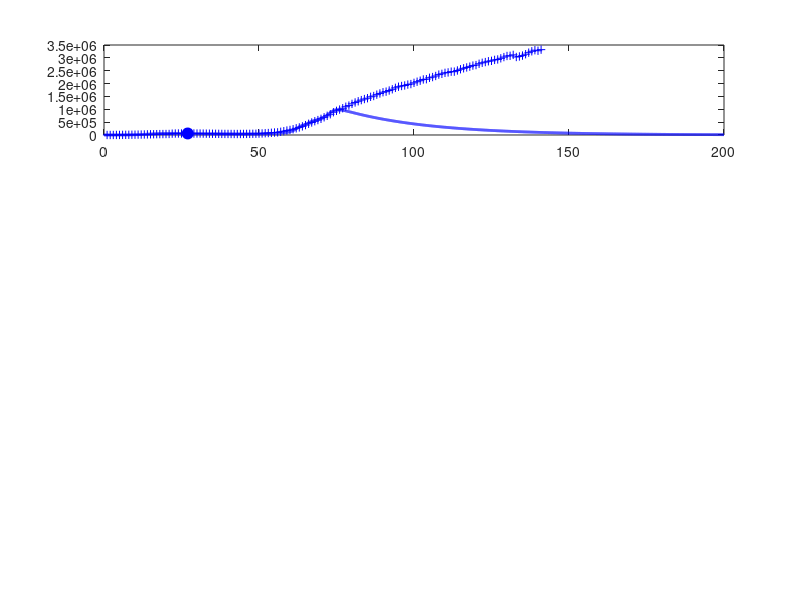

Recreate this plot in MATLAB. (Note: this script raises an error after producing the figure.)
% svr19.m

% Revised:  2020 03 25

% Mathemtatical model for the spread of the covid19 virus
% Model for GLOBAL spread of virus
% Model for CHINA spread of virus: download svr19CHINA.m
% Data from https://www.worldometers.info/coronavirus/
% Date file:  covid19.mat  variable covid19
% Model specified by the variables in the INPUT SECTION of the Script

% DOING PHYSICS WITH MATLAB: 
%   https://d-arora.github.io/Doing-Physics-With-Matlab/
% Documentation
%   http://www.physics.usyd.edu.au/teach_res/mp/doc/sird19E.htm
% Download Scripts
%   http://www.physics.usyd.edu.au/teach_res/mp/mscripts/

% Ian Cooper
% email: matlabvisualphysics@gmail.com
% Matlab 2019b

% Populations: Data d / Model
% Susceptible individuals:  Sd  S
% Active infections (currently infected);  Id  I
% Recovered:  Rd  R
% Dead:  Dd  D

close all
clear
clc

global Imax Rmax Dmax ITmax Smax

load('covid19.mat')

% save covid19.mat covid19

% DATA: variable covid19
% Col 1: World   Id   Currently Infected Cases
% Col 2: World   Rd   Recovered
% Col 3: World   Dd   Deaths

% Data for China with Script svr19CHINA.m
% Col 4: China   Total infected cases
% Col 5: China   Currently Infected Cases
% Col 6: China   Deaths
% Col 7: USA     Total infected cases
% Col 8: USA     Currently infected cases
% Col 9: USA     Deaths
% Col 10: AUST     Total infected cases
% Col 11: AUST     Currently infected cases
% Col 12: AUST     Deaths
% Col 13: IND     Total infected cases
% Col 14: IND     Currently infected cases
% Col 15: IND     Deaths


% Model: number of time steps 
  num = 5000;

% *********************************************************************  
% INPUTS: Model Parameters
% ********************************************************************* 

% Maximum number of days for model   [200]
  tMax = 200;
% Initial number of infections   [0.004] 
  I = zeros(num,1);
  I(1) = 0.004;
% Adjustible model parameters  
% S --> I  [0.38] 
  a = 0.39;
% I --> R  [0.036]
  b = 0.030;
% I --> D  [0.0025]
  d = 0.0057;
  

% *********************************************************************  
% SETUP
% ********************************************************************* 
  
% DATA: Id Rd Dd / Number of data days for COVID19  
  Ndays = find(covid19 == 0,1) - 1;  
  Id  = covid19(1:Ndays,1);
  Rd = covid19(1:Ndays,2);
  Dd    = covid19(1:Ndays,3);

% Model: S  D  R  
  S = zeros(num,1);
  D = zeros(num,1);
  R = zeros(num,1);
  
% Model: Initial values for populations
  S(1) = 1;
  D(1) = 0;
  R(1) = 0;   
  
% TIME [days]
  t = linspace(0,tMax,num)';
  dt = t(2) - t(1);

% SURGE FACTORS
  s = zeros(num,1);
  for n = 1:num-1
    if t(n) > 30; s(n) = 0.33; end
    if t(n) > 58; s(n) = 0.85; end 
    if t(n) > 64; s(n) = 1.90; end   
    if t(n) > 68; s(n) = 2.80; end 
    if t(n) > 71; s(n) = 3.50; end  
    if t(n) > 80; s(n) = 0.00; end  
  end  
  

% *********************************************************************  
% MODEL: Time Evolution
% ********************************************************************* 
 
for n = 1:num-1
  dS = -a*S(n)*I(n)*dt;
  dI = -dS;
  I(n+1) = I(n) + dI;
  dR = b*I(n)*dt;
  dD = d*I(n)*dt;
  surge = s(n)*S(n)*dt;
  R(n+1) = R(n)+ dR;
  D(n+1) = D(n) + dD;
  S(n+1) = S(n) + dS + surge;
  I(n+1) = I(n+1) - dR - dD;
end

% Scaling I, R and D values at day specified by t_index 
%   I(27) = Id(27)
  t_index = 27;
  index = find(t > t_index,1);
  f = Id(t_index)./ I(index);

% Scale populations
  I = f.*I;
  R = f.*R;
  D = f*D;
  
  Imax = max(I);
  Rmax = max(R);
  Dmax = max(D);
  Smax = max(S);
  
% Model: total population that has been infected;  
  Itot = I + R + D;
  ITmax = max(Itot);
  
% Data
  Idtot = Id + Rd + Dd;
  Idmax = max(Id);
  Rdmax = max(Rd);
  Ddmax = max(Dd);
  ITdmax = max(Idtot);
  
% Percentages: model
  pI = 100*I(end) / Itot(end);
  pR = 100*R(end) / Itot(end);
  pD = 100*D(end) / Itot(end);
  
% Percentages: Data
  pId = 100*Id(end) / Idtot(end);
  pRd = 100*Rd(end) / Idtot(end);
  pDd = 100*Dd(end) / Idtot(end);

  
  
% *********************************************************************  
% GRAPHICS
% ********************************************************************* 

figure(1)
  set(gcf,'units','normalized');
  set(gcf,'position',[0.02 0.05 0.3 0.75]);
  set(gcf,'color','w');

subplot(4,1,1)  % INFECTIONS
    xP = 1: Ndays;
    yP = Id;
    plot(xP,yP,'b+')   
    hold on
    
    xP = t_index; yP = Id(t_index);
    plot(xP,yP,'bo','markerfacecolor','b','markersize',8)
    
    xP = t; yP = I;
    plot(xP,yP,'b','linewidth',2)
   
    plotMonths(1)
    
    grid on
    title('Active Infections  I')
    ylabel('I','FontName','Times New Roman')  
    set(gca,'fontsize',12)
  
    
subplot(4,1,2)   % RECOVERIES
    xP = 1: Ndays;
    yP = Rd; 
    plot(xP,yP,'k+')
    hold on
 
    xP = t_index; yP = Rd(t_index);
    plot(xP,yP,'ko','markerfacecolor','k','markersize',8)
    
    xP = t; yP = R;
    plot(xP,yP,'k','linewidth',2)
    
    plotMonths(2)
    
    grid on

    ylabel('R')
    title('Recoveries  R')
    set(gca,'fontsize',12)
   
 
 subplot(4,1,3)    % DEATHS
    xP = 1: Ndays;
    yP = Dd; 
    plot(xP,yP,'r+')
    hold on
 
    xP = t_index; yP = Dd(t_index);
    plot(xP,yP,'ro','markerfacecolor','r','markersize',8)
    
    xP = t; yP = D;
    plot(xP,yP,'r','linewidth',2)
    
    plotMonths(3)
    grid on
    
    ylabel('D')
    title('Deaths  D')
    set(gca,'fontsize',12) 
    
    
 subplot(4,1,4)   % Total infections
 
    th = 5;
    k = log(2)/th;
    v0 = 177400/exp(k*60);
    v = v0.*exp(k*t);
  %  v(v > ITmax) = ITmax;
    
    xP = t(1:2500);
    yP = v(1:2500);
    plot(xP,yP,'r','linewidth',1.2)
   
    hold on
    xP = 1: Ndays;
    yP = Idtot; 
    plot(xP,yP,'b+')
    hold on
    xP = t; yP = Itot;
    plot(xP,yP,'b','linewidth',2)
    
    plotMonths(4)
    
    ylim([0 1.2*ITmax])
    grid on
    xlabel('days elapsed')
    ylabel('I_{tot}','FontName','Times New Roman')
    title('Total Infections I_{tot}');
    set(gca,'fontsize',12) 
    
    
    
figure(2)
   set(gcf,'units','normalized');
   set(gcf,'position',[0.60 0.05 0.25 0.25]);
   set(gcf,'color','w');

   fig = figure(2);
   left_color = [0 0 0];
   right_color = [1 0 1];
   set(fig,'defaultAxesColorOrder',[left_color; right_color]);
   
    plotMonths(5)   
        
    yyaxis left
    xP = t; yP = S;
    plot(xP,yP,'k','linewidth',2)
    grid on
    xlabel('days elapsed')
    ylabel('Susceptible population  S') 
      
    yyaxis right
    xP = t; yP = s;
    plot(xP,yP,'m','linewidth',1)
    grid on
    ylabel('surge factor  s') 
        
    set(gca,'fontsize',12)    

    
    
    
figure(7)
   set(gcf,'units','normalized');
   set(gcf,'position',[0.33 0.05 0.25 0.35]);
   set(gcf,'color','w');

   xlim([0 120])
   ylim([0 250])
   hh = 250; dh = -25;
   
   txt = 'Start date:  22 January 2020';
   Htext = text(0,hh,txt,'fontsize',12);
   set(Htext,'color','k')
   
   hh = hh+dh;
   txt = 'Model Parameters';
   text(0,hh,txt,'fontsize',12)
   
   hh = hh+dh;
   txt = sprintf('I(0) = %3.0f   a = %2.3f   b = %2.3f   d = %2.3f', ...
       I(1),a,b,d);
   text(0,hh,txt,'fontsize',12)
      
   hh = hh+2*dh; 
   txt = 'DATA';
   text(0,hh,txt,'fontsize',12)
   
    z = datenum([2020 1 22]);
    z = z + Ndays-1;
    z = datetime(z,'ConvertFrom','datenum');
    z.Format = 'dd-MMM-yyyy';
    txt = cellstr(z) ; 
    text(20,hh,txt,'fontsize',12)
    
   hh = hh+dh;
   z1 = Id(end); z2 = Rd(end); z3 = Dd(end); z4 = z1+z2+z3;  
   txt = sprintf('I = %5.0f    R = %5.0f    D = %5.0f    I_{tot} = %5.0f', z1,z2,z3,z4);
   text(6,hh,txt,'fontsize',12)
   
   % Recoveries and Deaths
    pR = 100*Rd(end)/(Rd(end)+Dd(end));
    pD = 100*Dd(end)/(Rd(end)+Dd(end));
    hh = hh+dh;
    txt = sprintf('percent: Active = %2.1f  Recoveries = %2.1f    Deaths = %2.1f   ',pId,pRd,pDd);
    text(2,hh,txt,'fontsize',12)  
   
   hh = hh+2*dh; 
   txt = 'MODEL PREDICTIONS';
   text(0,hh,txt,'fontsize',12)
   
    z = datenum([2020 1 22]);
    z = z + tMax;
    z = datetime(z,'ConvertFrom','datenum');
    z.Format = 'dd-MMM-yyyy';
    txt = cellstr(z) ; 
    text(60,hh,txt,'fontsize',12)
   
   hh = hh+dh;
    z1 = I(end); z2 = R(end); z3 = D(end); z4 = z1+z2+z3;  
    txt = sprintf('I = %5.0f    R = %5.0f    D = %5.0f    I_{tot} = %5.0f', z1,z2,z3,z4);
    text(6,hh,txt,'fontsize',12)

   hh = hh+dh;
    txt = 'Peak';
    text(10,hh,txt,'fontsize',12)
    z = find(I == Imax,1);
    z = t(z) + datenum([2020 1 22]);
    z = datetime(z,'ConvertFrom','datenum');
    z.Format = 'dd-MMM-yyyy';
    txt = cellstr(z) ; 
    text(30,hh,txt,'fontsize',12)
   
    txt = sprintf('I_{peak} = %5.0f',Imax);
    text(70,hh,txt,'fontsize',12)
   
    hh = hh+dh;
    txt = sprintf('percent: Active = %2.1f  Recoveries = %2.1f    Deaths = %2.1f   ',pI,pR,pD);
    text(2,hh,txt,'fontsize',12)   
       

    
    axis off
   
    
    function  pM = plotMonths(z)
     global Imax Rmax Dmax ITmax Smax
     
     % Months
       m1 = [2020 01 22];    % day zero
       m2 = [2020 02  1];    % Feb
       m3 = [2020 03  1];    % Mar
       m4 = [2020 04  1];    % Apr
       m5 = [2020 05  1];    % May
       m6 = [2020 06  1];    % Jun
       m7 = [2020 07  1];    % Jul
       m8 = [2020 08  1];    % Aug
   
      tm(1) = datenum(m1);
      tm(2) = datenum(m2) - tm(1);
      tm(3) = datenum(m3) - tm(1);
      tm(4) = datenum(m4) - tm(1);
      tm(5) = datenum(m5) - tm(1);
      tm(6) = datenum(m6) - tm(1);
      tm(7) = datenum(m7) - tm(1);
      tm(8) = datenum(m8) - tm(1);
   
      if z == 1; yMax = Imax; end
      if z == 2; yMax = Rmax; end
      if z == 3; yMax = Dmax; end
      if z == 4; yMax = ITmax; end
      if z == 5; yMax = Smax; end
      
      for n = 2:8
        plot([tm(n), tm(n)], [0, yMax],'linewidth',1,'color', [0.5 0.5 0.5]);
        hold on
      end
      
      ys = 0.8;
      text(22, ys*yMax,'F')
      text(52, ys*yMax,'M')
      text(82, ys*yMax,'A')
      text(112,ys*yMax,'M')
      text(142,ys*yMax,'J')
      text(172,ys*yMax,'J')
      
   end
   
   
